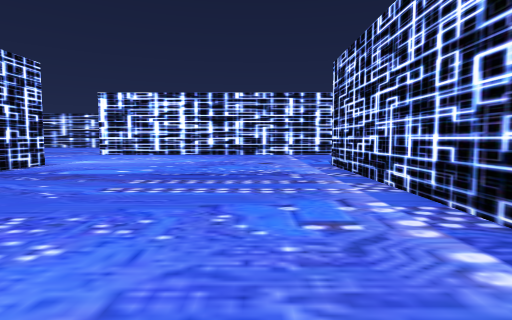
View 1 (above)

21 first-person views from a walk through a Unity game level. The camera is 1.5 m above the floor, tilts 4° down and sees 80° across. The floor is counted in squares, 2 m on a side. Each view is taken from the middle of a square. On the plan, view 1 faces up. The plan holds only what a view shows up to about 10 squares ahead; the rest is blank. The place goes on beyond the plan. The player character is not drawn. Some animated figures are not drawn.

View 2
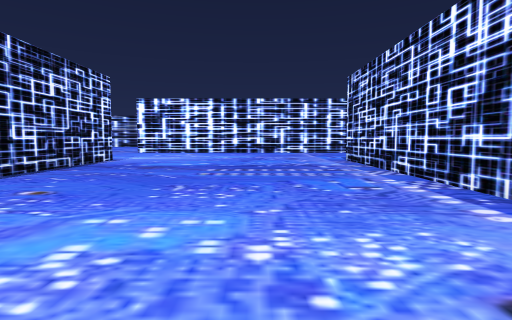

View 3
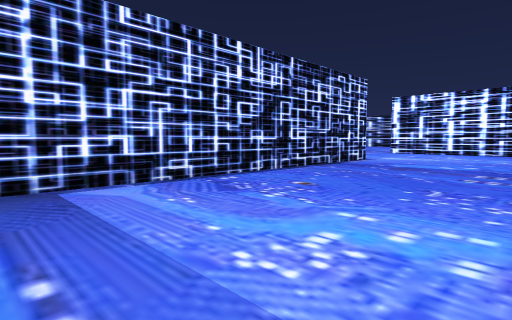

View 4
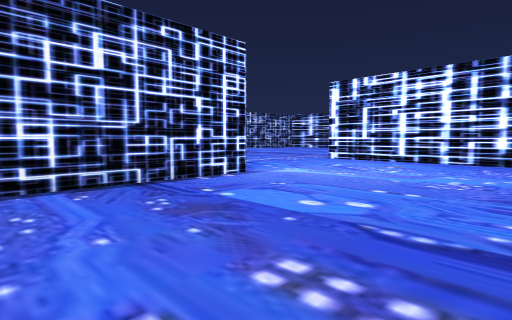

View 5
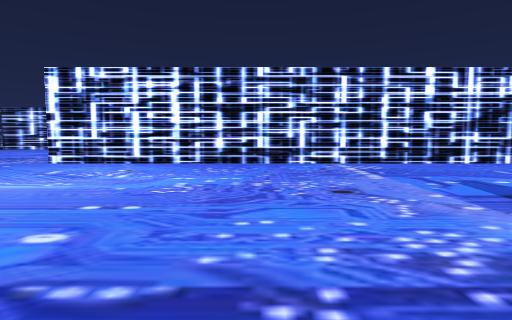

View 6
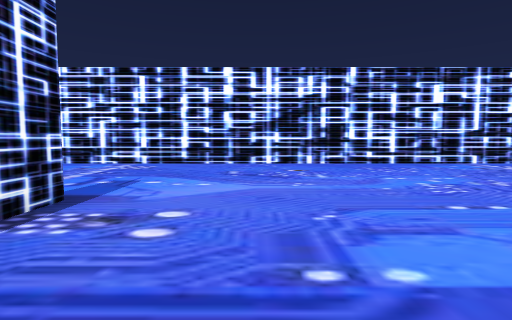

View 7
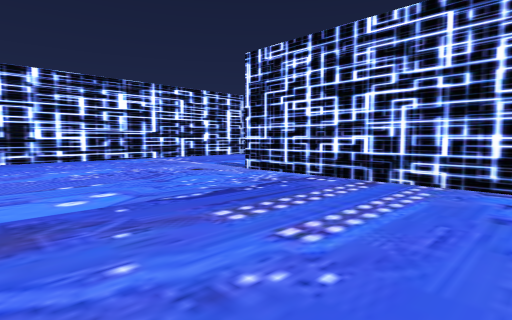

View 8
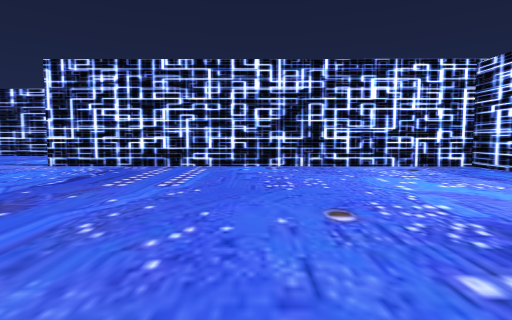

View 9
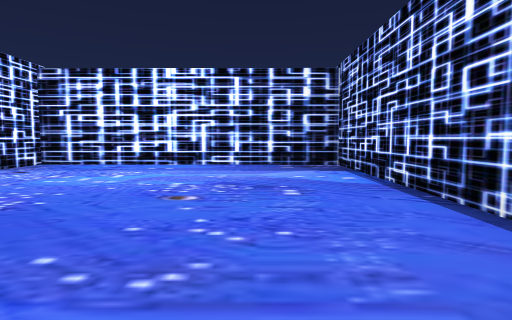

View 10
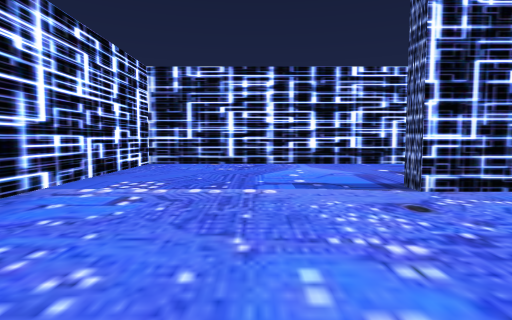

View 11
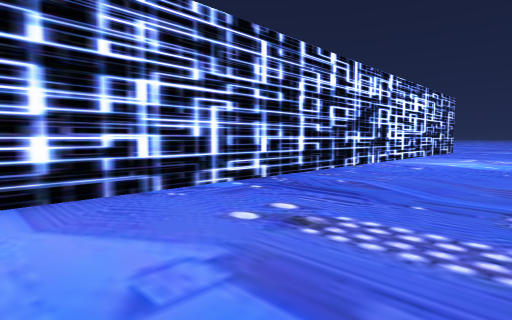

View 12
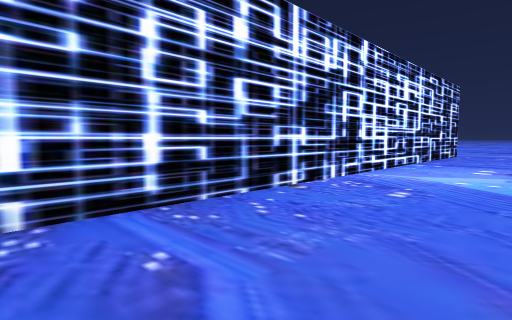

View 13
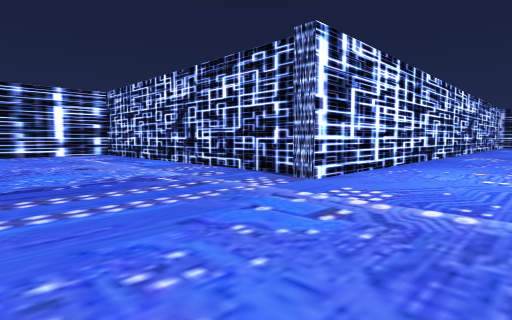

View 14
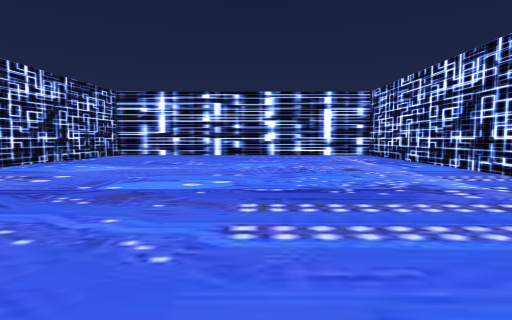

View 15
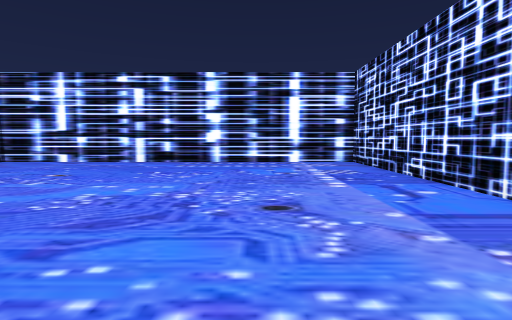

View 16
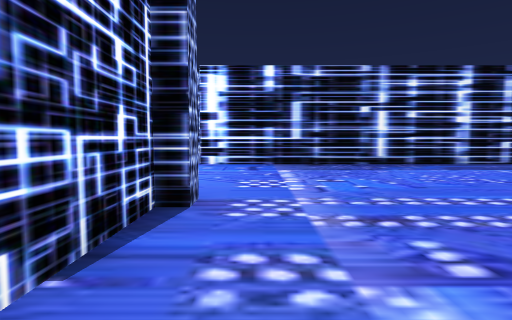

View 17
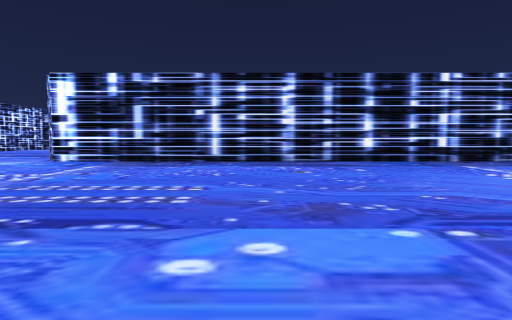

View 18
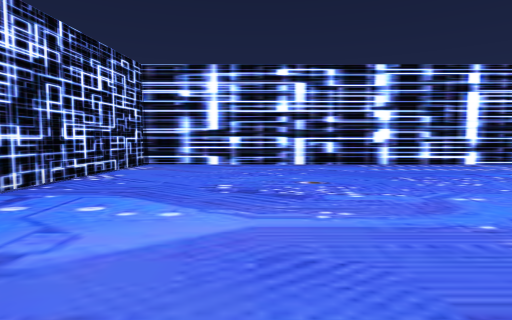

View 19
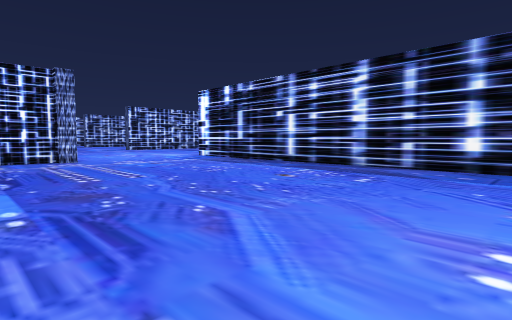

View 20
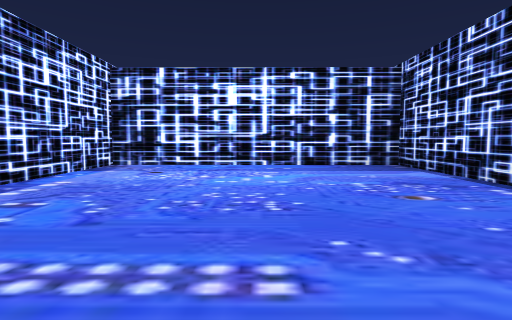

View 21
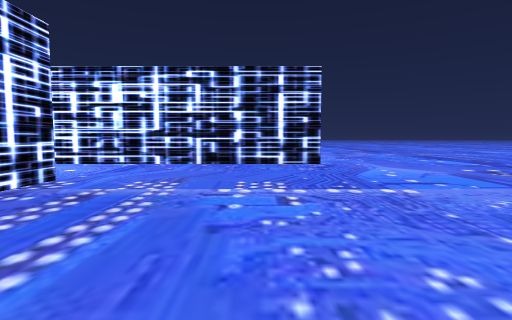

### Floor plan
Points are (right, up) in squares from view 1. A wall is a line through its corners. A room is listed if a view was taken in it or the views show most of it. See-through windows are left out.
Room 1 (views 1, 2, 3, 4, 5, 6, 7, 8, 9, 10, 11, 12, 13, 14, 15, 16, 17, 18, 19, 20)
walls: (2.7, 8.8) (2.7, 7.7); (-6, 8.8) (-6.1, -2.7) (2.1, -2.8) (2.2, 8.7); (-6.9, 14.7) (-6.9, 25.8) (-18.3, 25.8) (-18.3, 24.8); (2.6, 3.3) (2.6, -2.8) (11.2, -2.9) (11.3, 8.7) (11.8, 8.7); (-18.5, 9) (-6.4, 9); (16.1, -4.5) (16.1, 14.2) (-7.3, 14.2) (-7.3, 14.7)
ways out: opening at (14, -4.7) to room 2
Room 2 (view 21)
walls: (12.5, -3.4) (11.3, -3.4); (16.1, -9) (16.1, -4.5)
ways out: opening at (14, -4.7) to room 1

Positions as (right, up) in squares from view 1, and headings:
1: (0, 0), facing up
2: (-1, -2), facing up
3: (-1, -2), facing up-left
4: (-1, 4), facing up-left
5: (-1, 5), facing up
6: (5, 5), facing up
7: (6, 3), facing up-right
8: (3, 3), facing right
9: (5, 6), facing down
10: (7, 11), facing right
11: (12, 10), facing down-right
12: (13, 6), facing down-right
13: (-12, 11), facing up-right
14: (-12, 12), facing up
15: (-10, 16), facing up
16: (-8, 18), facing down
17: (-13, 19), facing down
18: (-15, 17), facing up
19: (-18, 17), facing down-right
20: (-2, 6), facing down
21: (7, -7), facing right
